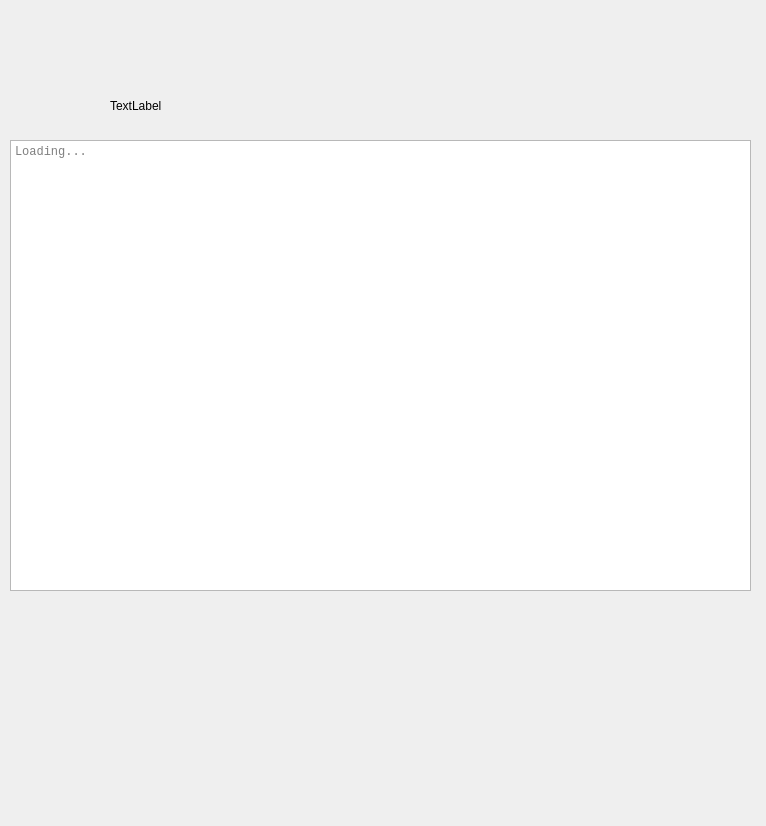
<?xml version="1.0" encoding="UTF-8"?>
<ui version="4.0">
 <class>Overall_Tab</class>
 <widget class="QWidget" name="Overall_Tab">
  <property name="geometry">
   <rect>
    <x>0</x>
    <y>0</y>
    <width>766</width>
    <height>826</height>
   </rect>
  </property>
  <property name="windowTitle">
   <string>MainWindow</string>
  </property>
  <widget class="QLabel" name="projectLabel">
   <property name="geometry">
    <rect>
     <x>110</x>
     <y>90</y>
     <width>301</width>
     <height>31</height>
    </rect>
   </property>
   <property name="text">
    <string>TextLabel</string>
   </property>
  </widget>
  <widget class="QTextEdit" name="summaryTextEdit">
   <property name="geometry">
    <rect>
     <x>10</x>
     <y>140</y>
     <width>741</width>
     <height>451</height>
    </rect>
   </property>
   <property name="font">
    <font>
     <family>Courier New</family>
    </font>
   </property>
   <property name="horizontalScrollBarPolicy">
    <enum>Qt::ScrollBarAsNeeded</enum>
   </property>
   <property name="readOnly">
    <bool>true</bool>
   </property>
   <property name="tabStopWidth">
    <number>86</number>
   </property>
   <property name="placeholderText">
    <string>Loading...</string>
   </property>
  </widget>
 </widget>
 <resources/>
 <connections/>
</ui>
